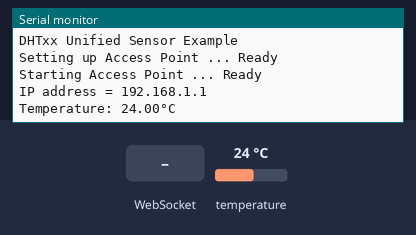
Bench run of a sketch on a simulated ESP32. On the bench: the last lines printed to the serial monitor. Inputs (shaded band) come from the test bench; at power-on: temperature 24 °C. Storage starts empty.

Above: at 1.2 s.
1.3 s: WebSocket text "random_intensity" received
At 1.9 s:
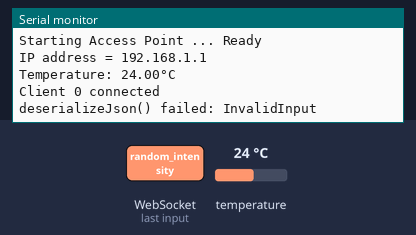
2.8 s: WebSocket text "1" received
At 2.96 s:
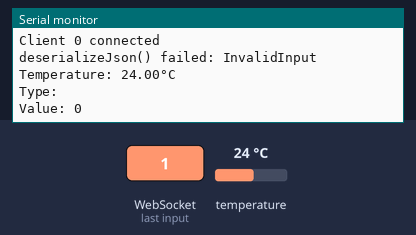
4.3 s: temperature set to 12 °C
At 5.6 s:
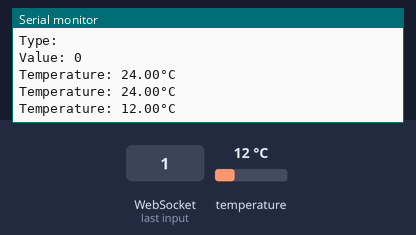
5.8 s: temperature set to 19 °C
At 6.8 s:
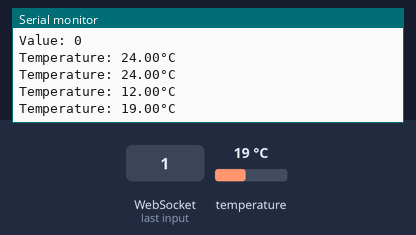
Timing chart, 0 to 8.3 s (numbered marks = the images above; inputs shaded):
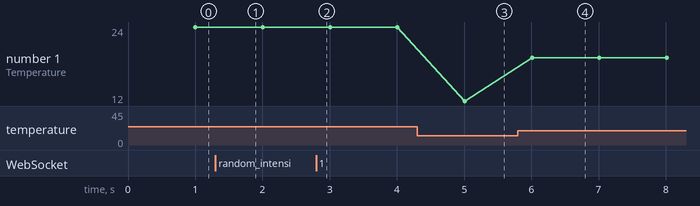

Measured:
- after the input at 1.3 s, the serial monitor: prints a new line at once (image 1)
- after the input at 2.8 s, the serial monitor: prints a new line at once (image 2)
- after the input at 4.3 s, the serial monitor: prints a new line after 0.71 s (image 3)
- after the input at 5.8 s, the serial monitor: prints a new line after 0.21 s (image 4)
- plotted number 1: 24 → 12 after the input at 4.3 s, 12 → 19 after the input at 5.8 s

The sketch:

Esp32WifiSensor.ino
```cpp
// ---------------------------------------------------------------------------------------
//
// Demonstration of how to show plots on an ESP32 with a webserver (device used for tests: ESP32-WROOM-32D).
// The code emulates sensor data that is shown on a chart in the webserver and automatically updated through websockets.
//
// For installation, the following library needs to be installed under Sketch -> Include Library -> Manage Libraries:
// * ArduinoJson by Benoit Blanchon
//
// The following to libraries need to be downloaded, unpacked and copied to the "Arduino\libraries" folder
// (Required for ESPAsyncWebServer)
// https://github.com/me-no-dev/ESPAsyncWebServer
// https://github.com/me-no-dev/AsyncTCP
//
// Required to make SPIFFS.h work:
// https://github.com/me-no-dev/arduino-esp32fs-plugin/releases/
// see as well: https://randomnerdtutorials.com/install-esp32-filesystem-uploader-arduino-ide/
//
// Favicon downloaded from: https://icons8.com/icons/set/favicon
//
// Written by mo thunderz (last update: 11.09.2022)
// ---------------------------------------------------------------------------------------

#include <WiFi.h>                                     // needed to connect to WiFi
#include <ESPAsyncWebServer.h>                        // needed to create a simple webserver (make sure tools -> board is set to ESP32, otherwise you will get a "WebServer.h: No such file or directory" error)
#include <WebSocketsServer.h>                         // needed for instant communication between client and server through Websockets
#include <ArduinoJson.h>                              // needed for JSON encapsulation (send multiple variables with one string)
#include <SPIFFS.h>

//------------- Sensor definition ---------------
#include <Adafruit_Sensor.h>
#include <DHT.h>
#include <DHT_U.h>

#define DHTPIN 4     // Digital pin connected to the DHT sensor
#define DHTTYPE    DHT22     // DHT 22 (AM2302)

DHT_Unified dht(DHTPIN, DHTTYPE);


// SSID and password of Wifi connection:
const char* ssid = "Arduino_ssid";
const char* password = "password";

// Configure IP addresses of the local access point
IPAddress local_IP(192,168,1,1);
IPAddress gateway(192,168,1,2);
IPAddress subnet(255,255,255,0);

// global variables of the LED selected and the intensity of that LED
int random_intensity = 5;

const int ARRAY_LENGTH = 10;
int sens_vals[ARRAY_LENGTH];

// We want to periodically send values to the clients, so we need to define an "interval" and remember the last time we sent data to the client (with "previousMillis")
int interval = 1000;                                  // send data to the client every 1000ms -> 1s
unsigned long previousMillis = 0;                     // we use the "millis()" command for time reference and this will output an unsigned long

// Initialization of webserver and websocket
AsyncWebServer server(80);                            // the server uses port 80 (standard port for websites
WebSocketsServer webSocket = WebSocketsServer(81);    // the websocket uses port 81 (standard port for websockets

void setup() {
  Serial.begin(115200);                               // init serial port for debugging

  // --------- setup sensor ------------
  dht.begin();
  Serial.println(F("DHTxx Unified Sensor Example"));
  // Print temperature sensor details.
  sensor_t sensor;
  dht.temperature().getSensor(&sensor);
  dht.humidity().getSensor(&sensor);

  if (!SPIFFS.begin()) {
    Serial.println("SPIFFS could not initialize");
  }

  Serial.print("Setting up Access Point ... ");
  Serial.println(WiFi.softAPConfig(local_IP, gateway, subnet) ? "Ready" : "Failed!");

  Serial.print("Starting Access Point ... ");
  Serial.println(WiFi.softAP(ssid, password) ? "Ready" : "Failed!");

  Serial.print("IP address = ");
  Serial.println(WiFi.softAPIP());

  server.on("/", HTTP_GET, [](AsyncWebServerRequest *request) {    // define here wat the webserver needs to do
    request->send(SPIFFS, "/webpage.html", "text/html");
  });

  server.onNotFound([](AsyncWebServerRequest *request) {
    request->send(404, "text/plain", "File not found");
  });

  server.serveStatic("/", SPIFFS, "/");

  webSocket.begin();                                  // start websocket
  webSocket.onEvent(webSocketEvent);                  // define a callback function -> what does the ESP32 need to do when an event from the websocket is received? -> run function "webSocketEvent()"

  server.begin();                                     // start server -> best practise is to start the server after the websocket
}

void loop() {
  webSocket.loop();                                   // Update function for the webSockets
  unsigned long now = millis();                       // read out the current "time" ("millis()" gives the time in ms since the Arduino started)
  if ((unsigned long)(now - previousMillis) > interval) { // check if "interval" ms has passed since last time the clients were updated
    previousMillis = now;                             // reset previousMillis

    sensors_event_t event;
    dht.temperature().getEvent(&event);
    if (isnan(event.temperature)) {
      Serial.println(F("Error reading temperature!"));
    }
    else {
      Serial.print(F("Temperature: "));
      Serial.print(event.temperature);
      Serial.println(F("°C"));

      for(int i=0; i < ARRAY_LENGTH - 1; i++) {
        sens_vals[i] = sens_vals[i+1];
      }
      sens_vals[ARRAY_LENGTH - 1] = round(10*event.temperature);

      sendJsonArray("graph_update", sens_vals);
    }
  }
}

void webSocketEvent(byte num, WStype_t type, uint8_t * payload, size_t length) {      // the parameters of this callback function are always the same -> num: id of the client who send the event, type: type of message, payload: actual data sent and length: length of payload
  switch (type) {                                     // switch on the type of information sent
    case WStype_DISCONNECTED:                         // if a client is disconnected, then type == WStype_DISCONNECTED
      Serial.println("Client " + String(num) + " disconnected");
      break;
    case WStype_CONNECTED:                            // if a client is connected, then type == WStype_CONNECTED
      Serial.println("Client " + String(num) + " connected");

      // send variables to newly connected web client -> as optimization step one could send it just to the new client "num", but for simplicity I left that out here
      sendJson("random_intensity", String(random_intensity));
      sendJsonArray("graph_update", sens_vals);

      break;
    case WStype_TEXT:                                 // if a client has sent data, then type == WStype_TEXT
      // try to decipher the JSON string received
      StaticJsonDocument<200> doc;                    // create JSON container
      DeserializationError error = deserializeJson(doc, payload);
      if (error) {
         Serial.print(F("deserializeJson() failed: "));
        Serial.println(error.f_str());
        return;
      }
      else {
        // JSON string was received correctly, so information can be retrieved:
        const char* l_type = doc["type"];
        const int l_value = doc["value"];
        Serial.println("Type: " + String(l_type));
        Serial.println("Value: " + String(l_value));

        // if random_intensity value is received -> update and write to all web clients
        if(String(l_type) == "random_intensity") {
          random_intensity = int(l_value);
          sendJson("random_intensity", String(l_value));
        }
      }
      Serial.println("");
      break;
  }
}

// Simple function to send information to the web clients
void sendJson(String l_type, String l_value) {
    String jsonString = "";                           // create a JSON string for sending data to the client
    StaticJsonDocument<200> doc;                      // create JSON container
    JsonObject object = doc.to<JsonObject>();         // create a JSON Object
    object["type"] = l_type;                          // write data into the JSON object
    object["value"] = l_value;
    serializeJson(doc, jsonString);                   // convert JSON object to string
    webSocket.broadcastTXT(jsonString);               // send JSON string to all clients
}

// Simple function to send information to the web clients
void sendJsonArray(String l_type, int l_array_values[]) {
    String jsonString = "";                           // create a JSON string for sending data to the client
    const size_t CAPACITY = JSON_ARRAY_SIZE(ARRAY_LENGTH) + 100;
    StaticJsonDocument<CAPACITY> doc;                      // create JSON container

    JsonObject object = doc.to<JsonObject>();         // create a JSON Object
    object["type"] = l_type;                          // write data into the JSON object
    JsonArray value = object.createNestedArray("value");
    for(int i=0; i<ARRAY_LENGTH; i++) {
      value.add(l_array_values[i]);
    }
    serializeJson(doc, jsonString);                   // convert JSON object to string
    webSocket.broadcastTXT(jsonString);               // send JSON string to all clients
}
```
